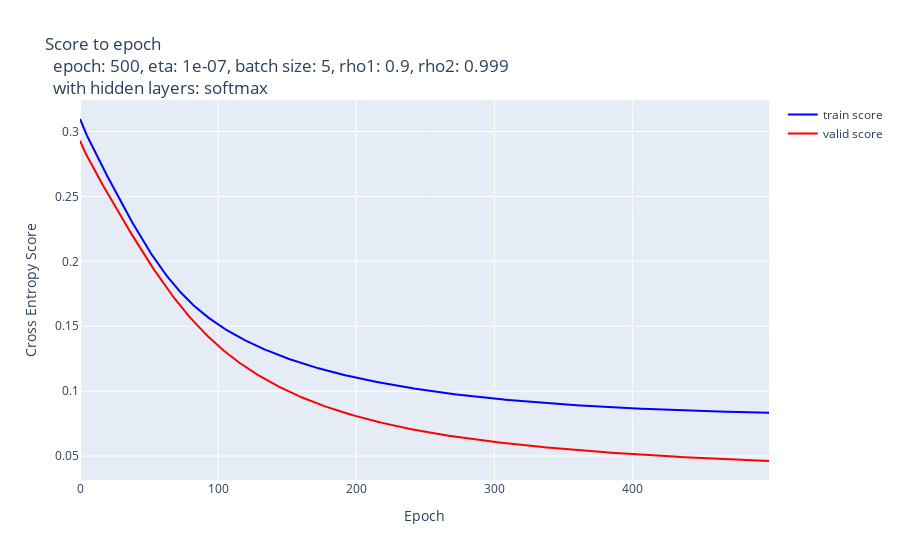

Write notebook code for a chart like this one.
### Code cell
# graph of scores
hidden_layers = "softmax"
fig = util.draw_scores_with_validation(
    ls_scores_train, ls_scores_valid, hidden_layers, hyperparams
)
fig.show()

### Figure 1 — Plotly figure (JSON) as saved in the notebook; plotly's stock layout.template omitted (floating-point values rounded to 4 significant figures; data arrays with more than 128 entries replaced by an {"elided": "..."} marker saying what was removed)
{"data": [{"line": {"color": "blue", "width": 2}, "mode": "lines", "name": "train score", "type": "scatter", "x": {"elided": "500 int values"}, "y": {"elided": "500 float values"}}, {"line": {"color": "red", "width": 2}, "mode": "lines", "name": "valid score", "type": "scatter", "x": {"elided": "500 int values"}, "y": {"elided": "500 float values"}}], "layout": {"hovermode": "x unified", "title": {"text": "Score to epoch <br>  epoch: 500, eta: 1e-07, batch size: 5, rho1: 0.9, rho2: 0.999 <br>  with hidden layers: softmax"}, "xaxis": {"title": {"text": "Epoch"}}, "yaxis": {"title": {"text": "Cross Entropy Score"}}}}
